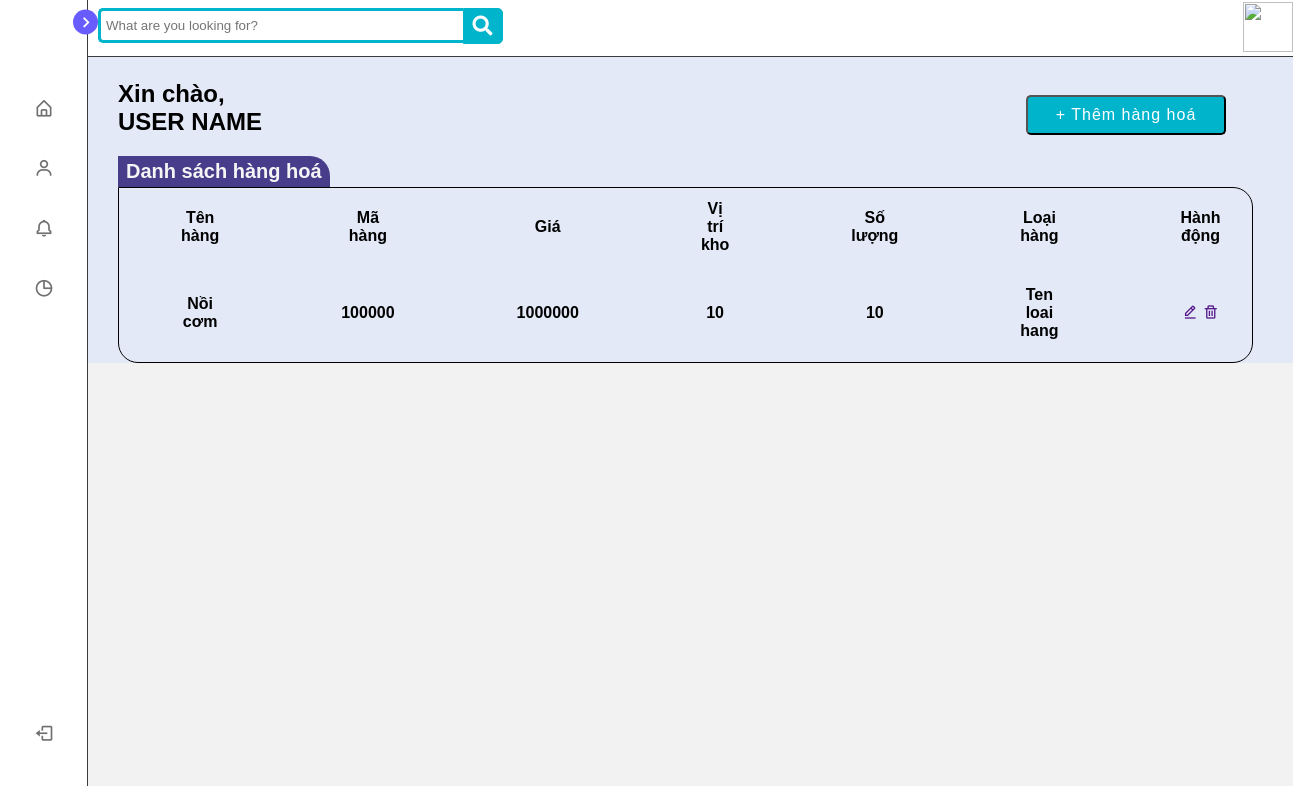
The app's page /goods/search.php with its own data.
### tables this page shows
CREATE TABLE IF NOT EXISTS `hang_hoa` (
  `ma` int(11) NOT NULL AUTO_INCREMENT,
  `ten_hang` varchar(50) NOT NULL,
  `gia_nhap` int(11) NOT NULL,
  `gia_ban` int(11) NOT NULL,
  `img_link` varchar(255) NOT NULL,
  `so_luong_da_ban` int(11) NOT NULL,
  `so_luong_ton` int(11) NOT NULL,
  `ma_nha_cung_cap` int(11) NOT NULL,
  `ma_loai_hang` int(11) NOT NULL,
  `create_at` datetime NOT NULL DEFAULT CURRENT_TIMESTAMP,
  PRIMARY KEY (`ma`),
  KEY `ma_loai_hang` (`ma_loai_hang`)
);

### goods/search.php (the view, shortened to what this page needs)
<?php
    require_once("../connect.php");
?>
    <?php require_once ('../root/top.php')?>
</head>
<body>
    <?php require_once ('../root/menu.php')?>
    <?php require_once ('../root/header.php')?>
    <div class="container">
            <div class="hello-user">
                <h2>Xin chào,</h2>
                <h2>USER NAME</h2>
            </div>
            <div class="button-add">
                <button type="button">
                    + Thêm hàng hoá
                </button>
            </div>
            <div class="title">
                <h2>Danh sách hàng hoá</h2>
            </div>
            <div class="table">
                <table>
                    <tr>
                        <th>Tên hàng</th>
                        <th>Mã hàng</th>
                        <th>Giá</th>
                        <th>Vị trí kho</th>
                        <th>Số lượng</th>
                        <th>Loại hàng</th>
                        <th>Hành động</th>
                    </tr>
                    <tr>
                        <th><?php echo $item['ten_hang'] ?></th>
                        <th><?= $item['gia_nhap'] ?></th>
                        <th><?= $item['gia_ban'] ?></th>
                        <th><?= $item['so_luong_da_ban'] ?></th>
                        <th><?= $item['so_luong_ton'] ?></th>
                        <th>Ten loai hang</th>
                        <th>
                            <a href=""><i class='bx bx-edit-alt'></i></a>
                            <a href=""><i class='bx bx-trash'></i></a>
                        </th>
                    </tr>
                </table>
            </div>
        </div>
       <?php require_once ('../root/footer.php')?>
</body>
</html>

### assets/css/addproduct2.css (style rules this page uses)
* { font-family: Arial, Helvetica, sans-serif; box-sizing: border-box; margin: 0; padding: 0; }

### assets/css/base.css (style rules this page uses)
:root { --primary-color: #110a57; --yellow-color: #fec93b; --dark-blue: #07689f; --normal-blue: #40a8c5; --light-blue: #a0d5f4; }

### assets/css/style.css (style rules this page uses)
* { margin: 0; padding: 0; box-sizing: border-box; font-family: 'Poppins', sans-serif; }
:root { --body-color: #e4e9f7; --sidebar-color: #fff; --primary-color: #695cfe; --primary-color-light: #f6f5ff; --toggle-color: #ddd; --text-color: #707070; --tran-03: all 0.2s ease; --tran-03: all 0.3s ease; --tran-04: all 0.3s ease; --tran-05: all 0.3s ease; }
body { min-height: 100vh; background-color: var(--body-color); transition: var(--tran-05); }
body { background: #f2f2f2; font-family: 'Open Sans', sans-serif; }
.hello-user { width: 80%; float: left; }
.hello-user h2 { width: auto; }
.container { padding: 20px 40px; }
.button-add { width: 20%; float: right; margin-top: 15px; height: 70px; }
.button-add button { background-color: #00b4cc; color: white; height: 40px; letter-spacing: 1px; width: 200px; border-radius: 5px; font-size: medium; }
.title { margin-top: 20px; float: left; background-color: darkslateblue; border-top-right-radius: 20px; padding: 4px 8px; }
.title h2 { font-size: 20px; color: whitesmoke; text-align: center; }
.table { float: left; width: 100%; }
th, td { padding-top: 10px; padding-bottom: 20px; padding-left: 60px; padding-right: 60px; }
.table { border: 1px solid black; border-bottom-left-radius: 20px; border-bottom-right-radius: 20px; border-top-right-radius: 20px; height: auto; }

### records on screen
hang_hoa: ten_hang "Nồi cơm", gia_nhap "100000", gia_ban "1000000", so_luong_da_ban "10", so_luong_ton "10"
